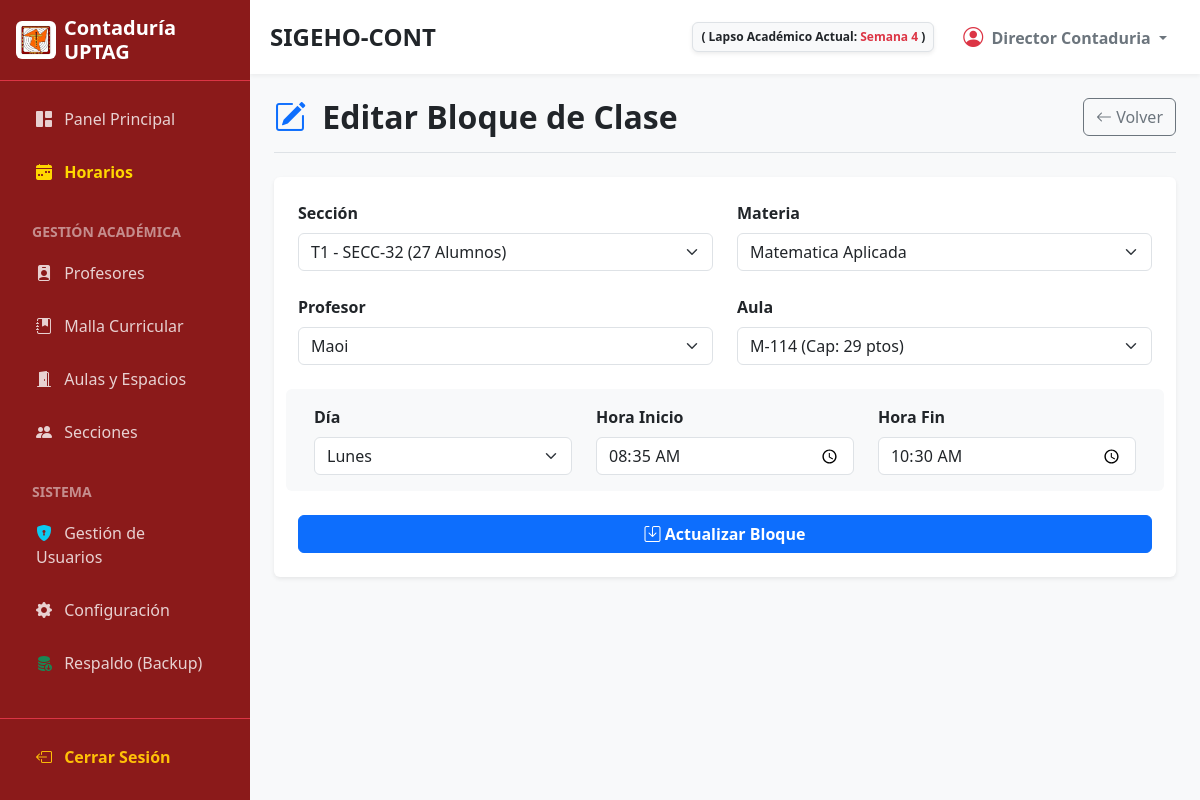
The page /modules/horarios/editar.php?id=19 (signed in) on the database its author committed.
### tables this page shows
CREATE TABLE `configuracion` (
  `id` int(11) NOT NULL,
  `parametro` varchar(100) NOT NULL,
  `valor` varchar(255) NOT NULL
);

CREATE TABLE `horarios` (
  `id` int(11) NOT NULL,
  `seccion_id` int(11) NOT NULL,
  `materia_id` int(11) NOT NULL,
  `profesor_id` int(11) NOT NULL,
  `aula_id` int(11) NOT NULL,
  `dia_semana` enum('Lunes','Martes','Miercoles','Jueves','Viernes','Sabado') NOT NULL,
  `hora_inicio` time NOT NULL,
  `hora_fin` time NOT NULL
);

CREATE TABLE `secciones` (
  `id` int(11) NOT NULL,
  `codigo` varchar(20) NOT NULL,
  `trayecto` int(11) NOT NULL,
  `trimestre` int(11) NOT NULL DEFAULT 1,
  `cantidad_alumnos` int(11) NOT NULL
);

CREATE TABLE `materias` (
  `id` int(11) NOT NULL,
  `codigo` varchar(20) NOT NULL,
  `nombre` varchar(100) NOT NULL,
  `trayecto` int(11) NOT NULL,
  `horas_semanales` int(11) NOT NULL
);

CREATE TABLE `profesores` (
  `id` int(11) NOT NULL,
  `cedula` varchar(15) NOT NULL,
  `titulo` varchar(20) DEFAULT 'Prof.',
  `nombre` varchar(100) NOT NULL,
  `max_horas` int(11) DEFAULT 5,
  `estado` varchar(20) NOT NULL DEFAULT 'ACTIVO'
);

CREATE TABLE `aulas` (
  `id` int(11) NOT NULL,
  `codigo` varchar(20) NOT NULL,
  `capacidad` int(11) NOT NULL,
  `estado` varchar(20) NOT NULL DEFAULT 'OPERATIVA'
);

### modules/horarios/editar.php (the view, shortened to what this page needs)
<?php
require '../../config/db.php';
$id = (int)$_GET['id'];
$stmt = $conn->prepare("SELECT * FROM horarios WHERE id = ?");
$stmt->execute([$id]);
$horario = $stmt->fetch(PDO::FETCH_ASSOC);
$secciones = $conn->query("SELECT id, codigo, trayecto, trimestre, cantidad_alumnos FROM secciones")->fetchAll(PDO::FETCH_ASSOC);
$materias = $conn->query("SELECT id, nombre FROM materias")->fetchAll(PDO::FETCH_ASSOC);
$profesores = $conn->query("SELECT id, nombre FROM profesores")->fetchAll(PDO::FETCH_ASSOC);
$aulas = $conn->query("SELECT id, codigo, capacidad FROM aulas")->fetchAll(PDO::FETCH_ASSOC);
$ruta = '../../'; include '../../includes/header.php';
?>
<div class="d-flex justify-content-between align-items-center mb-4 border-bottom pb-3">
    <h2 class="fw-bold mb-0 text-dark"><i class="bi bi-pencil-square text-primary me-2"></i> Editar Bloque de Clase</h2>
    <a href="index.php" class="btn btn-outline-secondary" aria-label="Volver a la gestión de horarios"><i class="bi bi-arrow-left"></i> Volver</a>
</div>
<div class="card shadow-sm border-0 mb-4">
    <div class="card-body p-4">
        <form action="editar.php?id=<?php echo $id; ?>" method="POST">
            <div class="row mb-4">
                <div class="col-md-6">
                    <label class="form-label fw-bold">Sección</label>
                    <select name="seccion_id" class="form-select" aria-label="Seleccionar la sección" required>
                        <?php foreach($secciones as $s):
                            $texto_tray = ($s['trayecto'] == 0) ? 'Inicial' : 'T'.$s['trayecto'];
                        ?>
                            <option value="<?php echo $s['id']; ?>" <?php echo ($horario['seccion_id'] == $s['id']) ? 'selected' : ''; ?>>
                                <?php echo $texto_tray . " - " . $s['codigo'] . " (" . $s['cantidad_alumnos'] . " Alumnos)"; ?>
                            </option>
                        <?php endforeach; ?>
                    </select>
                </div>
                <div class="col-md-6">
                    <label class="form-label fw-bold">Materia</label>
                    <select name="materia_id" class="form-select" aria-label="Seleccionar la materia" required>
                        <?php foreach($materias as $m): ?>
                            <option value="<?php echo $m['id']; ?>" <?php echo ($horario['materia_id'] == $m['id']) ? 'selected' : ''; ?>><?php echo htmlspecialchars($m['nombre']); ?></option>
                        <?php endforeach; ?>
                    </select>
                </div>
            </div>
            <div class="row mb-4">
                <div class="col-md-6">
                    <label class="form-label fw-bold">Profesor</label>
                    <select name="profesor_id" class="form-select" aria-label="Seleccionar el profesor" required>
                        <?php foreach($profesores as $p): ?>
                            <option value="<?php echo $p['id']; ?>" <?php echo ($horario['profesor_id'] == $p['id']) ? 'selected' : ''; ?>><?php echo htmlspecialchars($p['nombre']); ?></option>
                        <?php endforeach; ?>
                    </select>
                </div>
                <div class="col-md-6">
                    <label class="form-label fw-bold">Aula</label>
                    <select name="aula_id" class="form-select" aria-label="Seleccionar el aula" required>
                        <?php foreach($aulas as $a): ?>
                            <option value="<?php echo $a['id']; ?>" <?php echo ($horario['aula_id'] == $a['id']) ? 'selected' : ''; ?>>
                                <?php echo htmlspecialchars($a['codigo']) . " (Cap: " . $a['capacidad'] . " ptos)"; ?>
                            </option>
                        <?php endforeach; ?>
                    </select>
                </div>
            </div>
            <div class="row mb-4 bg-light p-3 rounded">
                <div class="col-md-4">
                    <label class="form-label fw-bold">Día</label>
                    <select name="dia_semana" class="form-select" aria-label="Seleccionar el día de la semana" required>
                        <?php $dias = ['Lunes', 'Martes', 'Miercoles', 'Jueves', 'Viernes', 'Sabado'];
                        foreach($dias as $d): ?>
                            <option value="<?php echo $d; ?>" <?php echo ($horario['dia_semana'] == $d) ? 'selected' : ''; ?>><?php echo $d; ?></option>
                        <?php endforeach; ?>
                    </select>
                </div>
                <div class="col-md-4">
                    <label class="form-label fw-bold">Hora Inicio</label>
                    <input type="time" name="hora_inicio" class="form-control" value="<?php echo $horario['hora_inicio']; ?>" aria-label="Editar hora de inicio" required>
                </div>
                <div class="col-md-4">
                    <label class="form-label fw-bold">Hora Fin</label>
                    <input type="time" name="hora_fin" class="form-control" value="<?php echo $horario['hora_fin']; ?>" aria-label="Editar hora de fin" required>
                </div>
            </div>
            <button type="submit" class="btn btn-primary w-100 fw-bold" aria-label="Guardar cambios del bloque de horario"><i class="bi bi-save"></i> Actualizar Bloque</button>
        </form>
    </div>
</div>
<?php include '../../includes/footer.php'; ?>

### includes/header.php (shortened to what this page needs)
<?php
$rol_usuario = isset($_SESSION['rol']) ? strtolower($_SESSION['rol']) : '';
$semana_texto = "Sin configurar";
if (isset($conn)) {
    try {
        $stmt_conf = $conn->query("SELECT valor FROM configuracion WHERE parametro = 'fecha_inicio_lapso'");
        if ($stmt_conf) {
            $fecha_inicio_db = $stmt_conf->fetchColumn();
            if ($fecha_inicio_db) {
                $inicio_lapso = new DateTime($fecha_inicio_db);
                $inicio_lapso->setTime(0, 0, 0);
                $hoy = new DateTime();
                $hoy->setTime(0, 0, 0);
                if ($hoy >= $inicio_lapso) {
                    $diff = $inicio_lapso->diff($hoy);
                    $semana_num = floor($diff->days / 7) + 1;
                    if ($semana_num > 12) {
                        $semana_texto = "Trimestre Finalizado";
                    } else {
                        $semana_texto = "Semana " . $semana_num;
                    }
                } else {
                    $semana_texto = "Por iniciar";
                }
            }
        }
    } catch(PDOException $e) {
    }
}
?>
<!DOCTYPE html>
<html lang="es">
<head>
    <link href="https://cdn.jsdelivr.net/npm/bootstrap@5.3.0/dist/css/bootstrap.min.css" rel="stylesheet">
    <link rel="stylesheet" href="https://cdn.jsdelivr.net/npm/bootstrap-icons@1.10.5/font/bootstrap-icons.css">
    <link rel="stylesheet" href="<?php echo $ruta; ?>assets/css/estilos.css">
</head>
<body>
<div class="d-flex">
    <div id="sidebar" class="d-flex flex-column area-no-imprimir">
        <div class="p-3 d-flex align-items-center border-bottom border-danger">
            <img src="<?php echo $ruta; ?>assets/img/logo_conta.jpeg" alt="Logo" width="40" class="rounded me-2 bg-white p-1">
            <h5 class="mb-0 fw-bold">Contaduría UPTAG</h5>
        </div>
        <div class="p-3 flex-grow-1">
            <ul class="nav flex-column gap-1">
                <li class="nav-item">
                    <a href="<?php echo $ruta; ?>dashboard.php" class="nav-link"><i class="bi bi-grid-1x2-fill me-2"></i> Panel Principal</a>
                </li>
                <li class="nav-item">
                    <a href="<?php echo $ruta; ?>modules/horarios/index.php" class="nav-link fw-bold" style="color: #ffd700;"><i class="bi bi-calendar-week-fill me-2"></i> Horarios</a>
                </li>
                <li class="nav-item mt-3 mb-1"><small class="text-white-50 fw-bold px-3">GESTIÓN ACADÉMICA</small></li>
                <li class="nav-item"><a href="<?php echo $ruta; ?>modules/profesores/index.php" class="nav-link"><i class="bi bi-person-badge-fill me-2"></i> Profesores</a></li>
                <li class="nav-item"><a href="<?php echo $ruta; ?>modules/materias/index.php" class="nav-link"><i class="bi bi-journal-bookmark-fill me-2"></i> Malla Curricular</a></li>
                <li class="nav-item"><a href="<?php echo $ruta; ?>modules/aulas/index.php" class="nav-link"><i class="bi bi-door-open-fill me-2"></i> Aulas y Espacios</a></li>
                <li class="nav-item"><a href="<?php echo $ruta; ?>modules/secciones/index.php" class="nav-link"><i class="bi bi-people-fill me-2"></i> Secciones</a></li>
                <?php if($rol_usuario == 'administrador'): ?>
                <li class="nav-item mt-3 mb-1"><small class="text-white-50 fw-bold px-3">SISTEMA</small></li>
                <li class="nav-item"><a href="<?php echo $ruta; ?>modules/usuarios/index.php" class="nav-link"><i class="bi bi-shield-lock-fill text-info me-2"></i> Gestión de Usuarios</a></li>
                <li class="nav-item"><a href="<?php echo $ruta; ?>configuracion.php" class="nav-link"><i class="bi bi-gear-fill me-2"></i> Configuración</a></li>
                <li class="nav-item"><a href="<?php echo $ruta; ?>backup.php" class="nav-link"><i class="bi bi-database-fill-down text-success me-2"></i> Respaldo (Backup)</a></li>
                <?php endif; ?>
            </ul>
        </div>
        <div class="p-3 border-top border-danger">
            <a href="<?php echo $ruta; ?>logout.php" class="nav-link text-warning fw-bold"><i class="bi bi-box-arrow-left me-2"></i> Cerrar Sesión</a>
        </div>
    </div>
    <div id="main-content" class="d-flex flex-column bg-light vh-100 overflow-hidden">
        <nav class="top-navbar d-flex justify-content-between align-items-center area-no-imprimir">
            <div class="d-flex align-items-center">
                <h4 class="mb-0 fw-bold text-dark">SIGEHO-CONT</h4>
            </div>
            <div class="d-flex align-items-center gap-3">
                <span class="badge bg-light text-dark border p-2 shadow-sm d-none d-md-inline">
                    ( Lapso Académico Actual: <span class="text-danger"><?php echo $semana_texto; ?></span> )
                </span>
                <div class="dropdown">
                    <button class="btn btn-white dropdown-toggle fw-bold text-secondary" type="button" data-bs-toggle="dropdown">
                        <i class="bi bi-person-circle text-danger fs-5 me-1"></i> <?php echo isset($_SESSION['nombre']) ? htmlspecialchars($_SESSION['nombre']) : 'Usuario'; ?>
                    </button>
                </div>
            </div>
        </nav>
        <div class="p-4 flex-grow-1 overflow-auto">

### assets/css/estilos.css (style rules this page uses)
body { background-color: #f4f6f9; }
body { font-family: 'Segoe UI', Tahoma, Geneva, Verdana, sans-serif; background-color: #f8f9fa; overflow-x: hidden; }
#sidebar { min-width: 250px; max-width: 250px; min-height: 100vh; background-color: #8B1A1A; color: white; transition: all 0.3s; }
#sidebar .nav-link { color: rgba(255,255,255,0.8); padding: 10px 20px; margin-bottom: 5px; border-radius: 5px; transition: all 0.3s; font-weight: 500; }
#main-content { transition: all 0.3s; width: 100%; }
.top-navbar { background-color: white; box-shadow: 0 2px 4px rgba(0,0,0,0.05); padding: 15px 20px; }

### rows shown on the page
configuracion: valor "Semana 4"
horarios: seccion_id "T1 - SECC-32 (27 Alumnos)", materia_id "Matematica Aplicada", profesor_id "Maoi", aula_id "M-114 (Cap: 29 ptos)", dia_semana "Lunes", hora_inicio "08:35:00", hora_fin "10:30:00"

### other values the page prints
$_SESSION['nombre'] "Director Contaduria"
